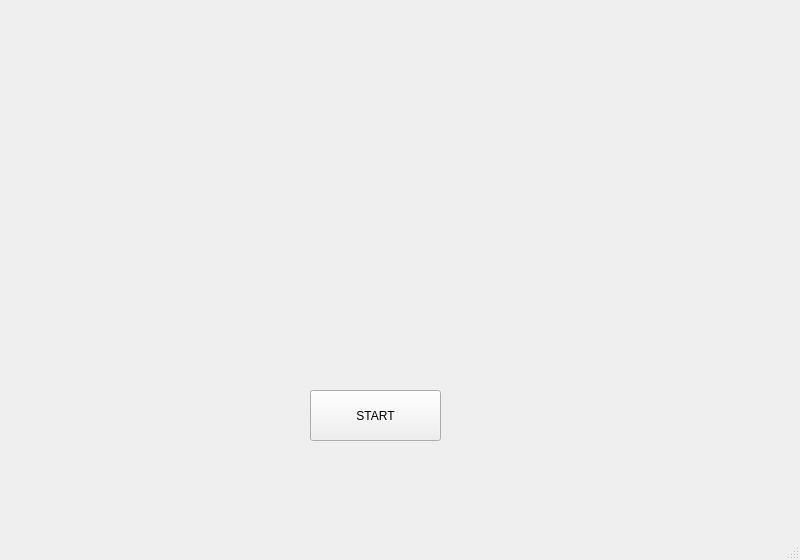
<?xml version="1.0" encoding="UTF-8"?>
<ui version="4.0">
 <class>MainWindow</class>
 <widget class="QMainWindow" name="MainWindow">
  <property name="geometry">
   <rect>
    <x>0</x>
    <y>0</y>
    <width>800</width>
    <height>560</height>
   </rect>
  </property>
  <property name="maximumSize">
   <size>
    <width>900</width>
    <height>560</height>
   </size>
  </property>
  <property name="windowTitle">
   <string>MainWindow</string>
  </property>
  <widget class="QWidget" name="centralwidget">
   <widget class="QPushButton" name="pushButton">
    <property name="geometry">
     <rect>
      <x>310</x>
      <y>390</y>
      <width>131</width>
      <height>51</height>
     </rect>
    </property>
    <property name="maximumSize">
     <size>
      <width>900</width>
      <height>560</height>
     </size>
    </property>
    <property name="text">
     <string>START</string>
    </property>
   </widget>
  </widget>
  <widget class="QMenuBar" name="menubar">
   <property name="geometry">
    <rect>
     <x>0</x>
     <y>0</y>
     <width>800</width>
     <height>29</height>
    </rect>
   </property>
  </widget>
  <widget class="QStatusBar" name="statusbar"/>
 </widget>
 <resources/>
 <connections/>
</ui>
